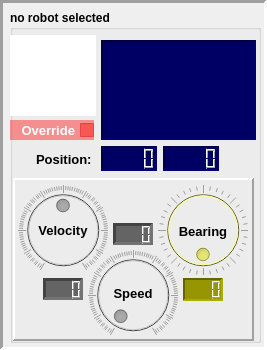
<?xml version="1.0" encoding="UTF-8"?>
<ui version="4.0">
 <class>PanelSelectedRobot</class>
 <widget class="QFrame" name="PanelSelectedRobot">
  <property name="geometry">
   <rect>
    <x>0</x>
    <y>0</y>
    <width>267</width>
    <height>350</height>
   </rect>
  </property>
  <property name="minimumSize">
   <size>
    <width>267</width>
    <height>350</height>
   </size>
  </property>
  <property name="maximumSize">
   <size>
    <width>16777215</width>
    <height>350</height>
   </size>
  </property>
  <property name="windowTitle">
   <string>Frame</string>
  </property>
  <property name="frameShape">
   <enum>QFrame::Panel</enum>
  </property>
  <property name="frameShadow">
   <enum>QFrame::Sunken</enum>
  </property>
  <property name="lineWidth">
   <number>3</number>
  </property>
  <widget class="QGroupBox" name="box_selected">
   <property name="geometry">
    <rect>
     <x>10</x>
     <y>10</y>
     <width>251</width>
     <height>333</height>
    </rect>
   </property>
   <property name="maximumSize">
    <size>
     <width>16777215</width>
     <height>340</height>
    </size>
   </property>
   <property name="font">
    <font>
     <weight>75</weight>
     <bold>true</bold>
    </font>
   </property>
   <property name="title">
    <string>no robot selected</string>
   </property>
   <property name="checkable">
    <bool>false</bool>
   </property>
   <widget class="QGraphicsView" name="gView_robot">
    <property name="geometry">
     <rect>
      <x>-4</x>
      <y>25</y>
      <width>90</width>
      <height>81</height>
     </rect>
    </property>
    <property name="mouseTracking">
     <bool>true</bool>
    </property>
    <property name="focusPolicy">
     <enum>Qt::NoFocus</enum>
    </property>
    <property name="toolTip">
     <string>Selected robot</string>
    </property>
    <property name="frameShape">
     <enum>QFrame::Panel</enum>
    </property>
    <property name="lineWidth">
     <number>0</number>
    </property>
    <property name="renderHints">
     <set>QPainter::Antialiasing|QPainter::TextAntialiasing</set>
    </property>
   </widget>
   <widget class="QCheckBox" name="check_override">
    <property name="geometry">
     <rect>
      <x>0</x>
      <y>110</y>
      <width>84</width>
      <height>20</height>
     </rect>
    </property>
    <property name="font">
     <font>
      <pointsize>10</pointsize>
      <weight>75</weight>
      <italic>false</italic>
      <bold>true</bold>
     </font>
    </property>
    <property name="focusPolicy">
     <enum>Qt::NoFocus</enum>
    </property>
    <property name="toolTip">
     <string>(Hotkey: O) Toggles manual override on selected robot</string>
    </property>
    <property name="layoutDirection">
     <enum>Qt::RightToLeft</enum>
    </property>
    <property name="styleSheet">
     <string notr="true">color: rgb(255, 255, 255);
background-color: rgba(255, 0, 0, 100);</string>
    </property>
    <property name="text">
     <string>Override</string>
    </property>
   </widget>
   <widget class="QTextBrowser" name="text_robot">
    <property name="geometry">
     <rect>
      <x>91</x>
      <y>30</y>
      <width>155</width>
      <height>100</height>
     </rect>
    </property>
    <property name="font">
     <font>
      <family>DejaVu Sans</family>
      <pointsize>8</pointsize>
      <weight>75</weight>
      <bold>true</bold>
     </font>
    </property>
    <property name="toolTip">
     <string>GuiInterface::getGuiInterface()-&gt;guiPrintRobot()</string>
    </property>
    <property name="styleSheet">
     <string notr="true">background-color: rgb(0, 0, 100);</string>
    </property>
    <property name="frameShape">
     <enum>QFrame::Panel</enum>
    </property>
    <property name="lineWidth">
     <number>2</number>
    </property>
   </widget>
   <widget class="QLabel" name="label_coord_8">
    <property name="geometry">
     <rect>
      <x>26</x>
      <y>139</y>
      <width>61</width>
      <height>20</height>
     </rect>
    </property>
    <property name="minimumSize">
     <size>
      <width>42</width>
      <height>0</height>
     </size>
    </property>
    <property name="baseSize">
     <size>
      <width>20</width>
      <height>0</height>
     </size>
    </property>
    <property name="font">
     <font>
      <pointsize>10</pointsize>
      <weight>75</weight>
      <italic>false</italic>
      <bold>true</bold>
     </font>
    </property>
    <property name="text">
     <string>Position:</string>
    </property>
    <property name="indent">
     <number>0</number>
    </property>
   </widget>
   <widget class="QLCDNumber" name="lcd_pos_x">
    <property name="geometry">
     <rect>
      <x>91</x>
      <y>136</y>
      <width>56</width>
      <height>25</height>
     </rect>
    </property>
    <property name="sizePolicy">
     <sizepolicy hsizetype="Preferred" vsizetype="Preferred">
      <horstretch>0</horstretch>
      <verstretch>0</verstretch>
     </sizepolicy>
    </property>
    <property name="minimumSize">
     <size>
      <width>56</width>
      <height>23</height>
     </size>
    </property>
    <property name="maximumSize">
     <size>
      <width>56</width>
      <height>32</height>
     </size>
    </property>
    <property name="toolTip">
     <string>X coordinate from center of field</string>
    </property>
    <property name="layoutDirection">
     <enum>Qt::RightToLeft</enum>
    </property>
    <property name="autoFillBackground">
     <bool>false</bool>
    </property>
    <property name="styleSheet">
     <string notr="true">background-color: rgb(0, 0, 100);</string>
    </property>
    <property name="frameShape">
     <enum>QFrame::Panel</enum>
    </property>
    <property name="frameShadow">
     <enum>QFrame::Sunken</enum>
    </property>
    <property name="lineWidth">
     <number>2</number>
    </property>
    <property name="midLineWidth">
     <number>0</number>
    </property>
    <property name="smallDecimalPoint">
     <bool>false</bool>
    </property>
    <property name="digitCount">
     <number>5</number>
    </property>
    <property name="segmentStyle">
     <enum>QLCDNumber::Outline</enum>
    </property>
    <property name="value" stdset="0">
     <double>0.000000000000000</double>
    </property>
   </widget>
   <widget class="QLCDNumber" name="lcd_pos_y">
    <property name="geometry">
     <rect>
      <x>153</x>
      <y>136</y>
      <width>56</width>
      <height>25</height>
     </rect>
    </property>
    <property name="sizePolicy">
     <sizepolicy hsizetype="Preferred" vsizetype="Preferred">
      <horstretch>0</horstretch>
      <verstretch>0</verstretch>
     </sizepolicy>
    </property>
    <property name="minimumSize">
     <size>
      <width>56</width>
      <height>25</height>
     </size>
    </property>
    <property name="maximumSize">
     <size>
      <width>56</width>
      <height>25</height>
     </size>
    </property>
    <property name="toolTip">
     <string>Y coordinate from center of field</string>
    </property>
    <property name="layoutDirection">
     <enum>Qt::RightToLeft</enum>
    </property>
    <property name="autoFillBackground">
     <bool>false</bool>
    </property>
    <property name="styleSheet">
     <string notr="true">background-color: rgb(0, 0, 100);</string>
    </property>
    <property name="inputMethodHints">
     <set>Qt::ImhTime</set>
    </property>
    <property name="frameShape">
     <enum>QFrame::Panel</enum>
    </property>
    <property name="frameShadow">
     <enum>QFrame::Sunken</enum>
    </property>
    <property name="lineWidth">
     <number>2</number>
    </property>
    <property name="smallDecimalPoint">
     <bool>false</bool>
    </property>
    <property name="digitCount">
     <number>5</number>
    </property>
    <property name="segmentStyle">
     <enum>QLCDNumber::Outline</enum>
    </property>
    <property name="value" stdset="0">
     <double>0.000000000000000</double>
    </property>
   </widget>
   <widget class="QFrame" name="frame_20">
    <property name="geometry">
     <rect>
      <x>3</x>
      <y>168</y>
      <width>241</width>
      <height>163</height>
     </rect>
    </property>
    <property name="styleSheet">
     <string notr="true"/>
    </property>
    <property name="frameShape">
     <enum>QFrame::Panel</enum>
    </property>
    <property name="frameShadow">
     <enum>QFrame::Raised</enum>
    </property>
    <property name="lineWidth">
     <number>2</number>
    </property>
    <widget class="QLCDNumber" name="lcd_orientation">
     <property name="geometry">
      <rect>
       <x>170</x>
       <y>100</y>
       <width>40</width>
       <height>23</height>
      </rect>
     </property>
     <property name="sizePolicy">
      <sizepolicy hsizetype="Preferred" vsizetype="Preferred">
       <horstretch>0</horstretch>
       <verstretch>0</verstretch>
      </sizepolicy>
     </property>
     <property name="maximumSize">
      <size>
       <width>73</width>
       <height>23</height>
      </size>
     </property>
     <property name="mouseTracking">
      <bool>true</bool>
     </property>
     <property name="toolTip">
      <string comment="test" extracomment="test">Robot's orientation in relation to the opposing end of the field</string>
     </property>
     <property name="layoutDirection">
      <enum>Qt::RightToLeft</enum>
     </property>
     <property name="autoFillBackground">
      <bool>false</bool>
     </property>
     <property name="styleSheet">
      <string notr="true">background-color: rgb(150, 150, 0);</string>
     </property>
     <property name="frameShape">
      <enum>QFrame::Panel</enum>
     </property>
     <property name="frameShadow">
      <enum>QFrame::Sunken</enum>
     </property>
     <property name="lineWidth">
      <number>2</number>
     </property>
     <property name="smallDecimalPoint">
      <bool>false</bool>
     </property>
     <property name="digitCount">
      <number>4</number>
     </property>
     <property name="segmentStyle">
      <enum>QLCDNumber::Outline</enum>
     </property>
     <property name="value" stdset="0">
      <double>0.000000000000000</double>
     </property>
    </widget>
    <widget class="QLCDNumber" name="lcd_velocity">
     <property name="geometry">
      <rect>
       <x>30</x>
       <y>100</y>
       <width>40</width>
       <height>22</height>
      </rect>
     </property>
     <property name="sizePolicy">
      <sizepolicy hsizetype="Expanding" vsizetype="Expanding">
       <horstretch>0</horstretch>
       <verstretch>0</verstretch>
      </sizepolicy>
     </property>
     <property name="maximumSize">
      <size>
       <width>16777215</width>
       <height>100</height>
      </size>
     </property>
     <property name="font">
      <font>
       <weight>50</weight>
       <italic>false</italic>
       <bold>false</bold>
       <underline>false</underline>
       <strikeout>false</strikeout>
       <kerning>true</kerning>
      </font>
     </property>
     <property name="mouseTracking">
      <bool>true</bool>
     </property>
     <property name="toolTip">
      <string>Average forward or reverse force of the robot's wheels</string>
     </property>
     <property name="toolTipDuration">
      <number>-2</number>
     </property>
     <property name="layoutDirection">
      <enum>Qt::RightToLeft</enum>
     </property>
     <property name="autoFillBackground">
      <bool>false</bool>
     </property>
     <property name="styleSheet">
      <string notr="true">background-color: rgb(100, 100, 100);</string>
     </property>
     <property name="frameShape">
      <enum>QFrame::Panel</enum>
     </property>
     <property name="frameShadow">
      <enum>QFrame::Sunken</enum>
     </property>
     <property name="lineWidth">
      <number>3</number>
     </property>
     <property name="smallDecimalPoint">
      <bool>false</bool>
     </property>
     <property name="digitCount">
      <number>4</number>
     </property>
     <property name="segmentStyle">
      <enum>QLCDNumber::Outline</enum>
     </property>
     <property name="value" stdset="0">
      <double>888888.000000000000000</double>
     </property>
    </widget>
    <widget class="QLabel" name="label_10">
     <property name="geometry">
      <rect>
       <x>10</x>
       <y>42</y>
       <width>80</width>
       <height>21</height>
      </rect>
     </property>
     <property name="font">
      <font>
       <pointsize>10</pointsize>
       <weight>75</weight>
       <italic>false</italic>
       <bold>true</bold>
      </font>
     </property>
     <property name="styleSheet">
      <string notr="true">background-color: rgba(255, 255, 255, 0);</string>
     </property>
     <property name="text">
      <string>Velocity</string>
     </property>
     <property name="alignment">
      <set>Qt::AlignCenter</set>
     </property>
    </widget>
    <widget class="QDial" name="dial_velocity">
     <property name="enabled">
      <bool>false</bool>
     </property>
     <property name="geometry">
      <rect>
       <x>5</x>
       <y>7</y>
       <width>90</width>
       <height>90</height>
      </rect>
     </property>
     <property name="baseSize">
      <size>
       <width>0</width>
       <height>0</height>
      </size>
     </property>
     <property name="cursor">
      <cursorShape>ForbiddenCursor</cursorShape>
     </property>
     <property name="focusPolicy">
      <enum>Qt::NoFocus</enum>
     </property>
     <property name="contextMenuPolicy">
      <enum>Qt::NoContextMenu</enum>
     </property>
     <property name="toolTip">
      <string>Average wheel velocity</string>
     </property>
     <property name="styleSheet">
      <string notr="true">background-color: rgb(150, 150, 150);</string>
     </property>
     <property name="minimum">
      <number>-100</number>
     </property>
     <property name="maximum">
      <number>100</number>
     </property>
     <property name="singleStep">
      <number>1</number>
     </property>
     <property name="pageStep">
      <number>20</number>
     </property>
     <property name="tracking">
      <bool>false</bool>
     </property>
     <property name="invertedAppearance">
      <bool>false</bool>
     </property>
     <property name="invertedControls">
      <bool>false</bool>
     </property>
     <property name="wrapping">
      <bool>false</bool>
     </property>
     <property name="notchTarget">
      <double>2.000000000000000</double>
     </property>
     <property name="notchesVisible">
      <bool>true</bool>
     </property>
    </widget>
    <widget class="QLabel" name="label_13">
     <property name="geometry">
      <rect>
       <x>80</x>
       <y>105</y>
       <width>80</width>
       <height>21</height>
      </rect>
     </property>
     <property name="font">
      <font>
       <pointsize>10</pointsize>
       <weight>75</weight>
       <italic>false</italic>
       <bold>true</bold>
      </font>
     </property>
     <property name="styleSheet">
      <string notr="true">background-color: rgba(255, 255, 255, 0);</string>
     </property>
     <property name="text">
      <string>Speed</string>
     </property>
     <property name="alignment">
      <set>Qt::AlignCenter</set>
     </property>
    </widget>
    <widget class="QDial" name="dial_sepeed">
     <property name="enabled">
      <bool>false</bool>
     </property>
     <property name="geometry">
      <rect>
       <x>75</x>
       <y>72</y>
       <width>90</width>
       <height>90</height>
      </rect>
     </property>
     <property name="baseSize">
      <size>
       <width>0</width>
       <height>0</height>
      </size>
     </property>
     <property name="cursor">
      <cursorShape>ForbiddenCursor</cursorShape>
     </property>
     <property name="focusPolicy">
      <enum>Qt::NoFocus</enum>
     </property>
     <property name="contextMenuPolicy">
      <enum>Qt::NoContextMenu</enum>
     </property>
     <property name="toolTip">
      <string>Average wheel velocity</string>
     </property>
     <property name="styleSheet">
      <string notr="true">background-color: rgb(150, 150, 150);</string>
     </property>
     <property name="minimum">
      <number>0</number>
     </property>
     <property name="maximum">
      <number>1000</number>
     </property>
     <property name="singleStep">
      <number>1</number>
     </property>
     <property name="pageStep">
      <number>100</number>
     </property>
     <property name="tracking">
      <bool>false</bool>
     </property>
     <property name="invertedAppearance">
      <bool>false</bool>
     </property>
     <property name="invertedControls">
      <bool>false</bool>
     </property>
     <property name="wrapping">
      <bool>false</bool>
     </property>
     <property name="notchTarget">
      <double>10.000000000000000</double>
     </property>
     <property name="notchesVisible">
      <bool>true</bool>
     </property>
    </widget>
    <widget class="QLCDNumber" name="lcd_speed">
     <property name="geometry">
      <rect>
       <x>100</x>
       <y>45</y>
       <width>40</width>
       <height>22</height>
      </rect>
     </property>
     <property name="sizePolicy">
      <sizepolicy hsizetype="Expanding" vsizetype="Expanding">
       <horstretch>0</horstretch>
       <verstretch>0</verstretch>
      </sizepolicy>
     </property>
     <property name="maximumSize">
      <size>
       <width>16777215</width>
       <height>100</height>
      </size>
     </property>
     <property name="font">
      <font>
       <weight>50</weight>
       <italic>false</italic>
       <bold>false</bold>
       <underline>false</underline>
       <strikeout>false</strikeout>
       <kerning>true</kerning>
      </font>
     </property>
     <property name="mouseTracking">
      <bool>true</bool>
     </property>
     <property name="toolTip">
      <string>Average forward or reverse force of the robot's wheels</string>
     </property>
     <property name="toolTipDuration">
      <number>-2</number>
     </property>
     <property name="layoutDirection">
      <enum>Qt::RightToLeft</enum>
     </property>
     <property name="autoFillBackground">
      <bool>false</bool>
     </property>
     <property name="styleSheet">
      <string notr="true">background-color: rgb(100, 100, 100);</string>
     </property>
     <property name="frameShape">
      <enum>QFrame::Panel</enum>
     </property>
     <property name="frameShadow">
      <enum>QFrame::Sunken</enum>
     </property>
     <property name="lineWidth">
      <number>3</number>
     </property>
     <property name="smallDecimalPoint">
      <bool>false</bool>
     </property>
     <property name="digitCount">
      <number>4</number>
     </property>
     <property name="segmentStyle">
      <enum>QLCDNumber::Outline</enum>
     </property>
     <property name="value" stdset="0">
      <double>0.000000000000000</double>
     </property>
    </widget>
    <widget class="QDial" name="dial_orientation">
     <property name="enabled">
      <bool>false</bool>
     </property>
     <property name="geometry">
      <rect>
       <x>145</x>
       <y>7</y>
       <width>90</width>
       <height>90</height>
      </rect>
     </property>
     <property name="baseSize">
      <size>
       <width>0</width>
       <height>0</height>
      </size>
     </property>
     <property name="focusPolicy">
      <enum>Qt::NoFocus</enum>
     </property>
     <property name="contextMenuPolicy">
      <enum>Qt::NoContextMenu</enum>
     </property>
     <property name="toolTip">
      <string>Robot's orientation in relation to the opposing end of the field</string>
     </property>
     <property name="styleSheet">
      <string notr="true">background-color: rgb(255, 255, 0);</string>
     </property>
     <property name="minimum">
      <number>-180</number>
     </property>
     <property name="maximum">
      <number>180</number>
     </property>
     <property name="singleStep">
      <number>1</number>
     </property>
     <property name="pageStep">
      <number>45</number>
     </property>
     <property name="value">
      <number>0</number>
     </property>
     <property name="tracking">
      <bool>false</bool>
     </property>
     <property name="orientation">
      <enum>Qt::Horizontal</enum>
     </property>
     <property name="invertedAppearance">
      <bool>true</bool>
     </property>
     <property name="invertedControls">
      <bool>false</bool>
     </property>
     <property name="wrapping">
      <bool>true</bool>
     </property>
     <property name="notchTarget">
      <double>8.699999999999999</double>
     </property>
     <property name="notchesVisible">
      <bool>true</bool>
     </property>
    </widget>
    <widget class="QLabel" name="label_14">
     <property name="geometry">
      <rect>
       <x>150</x>
       <y>43</y>
       <width>80</width>
       <height>21</height>
      </rect>
     </property>
     <property name="font">
      <font>
       <pointsize>10</pointsize>
       <weight>75</weight>
       <italic>false</italic>
       <bold>true</bold>
      </font>
     </property>
     <property name="styleSheet">
      <string notr="true">background-color: rgba(255, 255, 255, 0);</string>
     </property>
     <property name="text">
      <string>Bearing</string>
     </property>
     <property name="alignment">
      <set>Qt::AlignCenter</set>
     </property>
    </widget>
    <widget class="QLabel" name="label_15">
     <property name="geometry">
      <rect>
       <x>184</x>
       <y>20</y>
       <width>12</width>
       <height>22</height>
      </rect>
     </property>
     <property name="styleSheet">
      <string notr="true">background-color: rgba(255, 255, 255, 0);</string>
     </property>
     <property name="text">
      <string/>
     </property>
     <property name="pixmap">
      <pixmap resource="../../images.qrc">:/images/forward_arrow_0.png</pixmap>
     </property>
     <property name="scaledContents">
      <bool>true</bool>
     </property>
    </widget>
   </widget>
  </widget>
 </widget>
 <resources>
  <include location="../../images.qrc"/>
 </resources>
 <connections/>
</ui>
